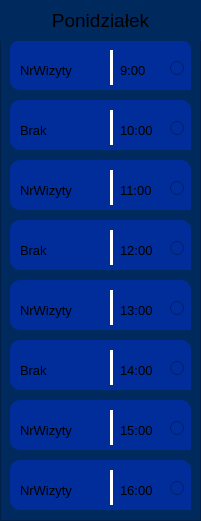
   <widget class="QFrame" name="frame_7">
    <property name="geometry">
     <rect>
      <x>30</x>
      <y>120</y>
      <width>201</width>
      <height>521</height>
     </rect>
    </property>
    <property name="styleSheet">
     <string notr="true">background-color: rgb(0, 41, 94);</string>
    </property>
    <property name="frameShape">
     <enum>QFrame::Shape::StyledPanel</enum>
    </property>
    <property name="frameShadow">
     <enum>QFrame::Shadow::Raised</enum>
    </property>
    <widget class="QFrame" name="frame_26">
     <property name="geometry">
      <rect>
       <x>10</x>
       <y>40</y>
       <width>181</width>
       <height>50</height>
      </rect>
     </property>
     <property name="styleSheet">
      <string notr="true">background-color: rgb(0, 45, 154);
border-radius: 10px;</string>
     </property>
     <property name="frameShape">
      <enum>QFrame::Shape::StyledPanel</enum>
     </property>
     <property name="frameShadow">
      <enum>QFrame::Shadow::Raised</enum>
     </property>
     <widget class="QLabel" name="label_31">
      <property name="geometry">
       <rect>
        <x>10</x>
        <y>10</y>
        <width>121</width>
        <height>41</height>
       </rect>
      </property>
      <property name="font">
       <font>
        <pointsize>10</pointsize>
        <bold>false</bold>
       </font>
      </property>
      <property name="layoutDirection">
       <enum>Qt::LayoutDirection::LeftToRight</enum>
      </property>
      <property name="styleSheet">
       <string notr="true"/>
      </property>
      <property name="text">
       <string>NrWizyty</string>
      </property>
      <property name="textFormat">
       <enum>Qt::TextFormat::RichText</enum>
      </property>
      <property name="alignment">
       <set>Qt::AlignmentFlag::AlignLeading|Qt::AlignmentFlag::AlignLeft|Qt::AlignmentFlag::AlignVCenter</set>
      </property>
     </widget>
     <widget class="Line" name="line_14">
      <property name="geometry">
       <rect>
        <x>100</x>
        <y>10</y>
        <width>3</width>
        <height>35</height>
       </rect>
      </property>
      <property name="styleSheet">
       <string notr="true">background-color: white;</string>
      </property>
      <property name="orientation">
       <enum>Qt::Orientation::Vertical</enum>
      </property>
     </widget>
     <widget class="QLabel" name="label_36">
      <property name="geometry">
       <rect>
        <x>110</x>
        <y>10</y>
        <width>131</width>
        <height>41</height>
       </rect>
      </property>
      <property name="font">
       <font>
        <pointsize>10</pointsize>
        <bold>false</bold>
       </font>
      </property>
      <property name="layoutDirection">
       <enum>Qt::LayoutDirection::LeftToRight</enum>
      </property>
      <property name="styleSheet">
       <string notr="true"/>
      </property>
      <property name="text">
       <string>9:00</string>
      </property>
      <property name="textFormat">
       <enum>Qt::TextFormat::RichText</enum>
      </property>
      <property name="alignment">
       <set>Qt::AlignmentFlag::AlignLeading|Qt::AlignmentFlag::AlignLeft|Qt::AlignmentFlag::AlignVCenter</set>
      </property>
     </widget>
     <widget class="QRadioButton" name="radioButton">
      <property name="geometry">
       <rect>
        <x>160</x>
        <y>15</y>
        <width>112</width>
        <height>26</height>
       </rect>
      </property>
      <property name="text">
       <string/>
      </property>
     </widget>
     <zorder>label_31</zorder>
     <zorder>label_36</zorder>
     <zorder>line_14</zorder>
     <zorder>radioButton</zorder>
    </widget>
    <widget class="QLabel" name="label_4">
     <property name="geometry">
      <rect>
       <x>0</x>
       <y>0</y>
       <width>201</width>
       <height>41</height>
      </rect>
     </property>
     <property name="font">
      <font>
       <pointsize>14</pointsize>
       <bold>false</bold>
      </font>
     </property>
     <property name="layoutDirection">
      <enum>Qt::LayoutDirection::RightToLeft</enum>
     </property>
     <property name="styleSheet">
      <string notr="true"/>
     </property>
     <property name="text">
      <string>Ponidziałek</string>
     </property>
     <property name="textFormat">
      <enum>Qt::TextFormat::RichText</enum>
     </property>
     <property name="alignment">
      <set>Qt::AlignmentFlag::AlignCenter</set>
     </property>
    </widget>
    <widget class="QFrame" name="frame_27">
     <property name="geometry">
      <rect>
       <x>10</x>
       <y>100</y>
       <width>181</width>
       <height>50</height>
      </rect>
     </property>
     <property name="styleSheet">
      <string notr="true">background-color: rgb(0, 45, 154);
border-radius: 10px;</string>
     </property>
     <property name="frameShape">
      <enum>QFrame::Shape::StyledPanel</enum>
     </property>
     <property name="frameShadow">
      <enum>QFrame::Shadow::Raised</enum>
     </property>
     <widget class="QLabel" name="label_41">
      <property name="geometry">
       <rect>
        <x>10</x>
        <y>10</y>
        <width>121</width>
        <height>41</height>
       </rect>
      </property>
      <property name="font">
       <font>
        <pointsize>10</pointsize>
        <bold>false</bold>
       </font>
      </property>
      <property name="layoutDirection">
       <enum>Qt::LayoutDirection::LeftToRight</enum>
      </property>
      <property name="styleSheet">
       <string notr="true"/>
      </property>
      <property name="text">
       <string>Brak</string>
      </property>
      <property name="textFormat">
       <enum>Qt::TextFormat::RichText</enum>
      </property>
      <property name="alignment">
       <set>Qt::AlignmentFlag::AlignLeading|Qt::AlignmentFlag::AlignLeft|Qt::AlignmentFlag::AlignVCenter</set>
      </property>
     </widget>
     <widget class="Line" name="line_19">
      <property name="geometry">
       <rect>
        <x>100</x>
        <y>10</y>
        <width>3</width>
        <height>35</height>
       </rect>
      </property>
      <property name="styleSheet">
       <string notr="true">background-color: white;</string>
      </property>
      <property name="orientation">
       <enum>Qt::Orientation::Vertical</enum>
      </property>
     </widget>
     <widget class="QLabel" name="label_42">
      <property name="geometry">
       <rect>
        <x>110</x>
        <y>10</y>
        <width>131</width>
        <height>41</height>
       </rect>
      </property>
      <property name="font">
       <font>
        <pointsize>10</pointsize>
        <bold>false</bold>
       </font>
      </property>
      <property name="layoutDirection">
       <enum>Qt::LayoutDirection::LeftToRight</enum>
      </property>
      <property name="styleSheet">
       <string notr="true"/>
      </property>
      <property name="text">
       <string>10:00</string>
      </property>
      <property name="textFormat">
       <enum>Qt::TextFormat::RichText</enum>
      </property>
      <property name="alignment">
       <set>Qt::AlignmentFlag::AlignLeading|Qt::AlignmentFlag::AlignLeft|Qt::AlignmentFlag::AlignVCenter</set>
      </property>
     </widget>
     <widget class="QRadioButton" name="radioButton_6">
      <property name="geometry">
       <rect>
        <x>160</x>
        <y>15</y>
        <width>112</width>
        <height>26</height>
       </rect>
      </property>
      <property name="text">
       <string/>
      </property>
     </widget>
    </widget>
    <widget class="QFrame" name="frame_28">
     <property name="geometry">
      <rect>
       <x>10</x>
       <y>160</y>
       <width>181</width>
       <height>50</height>
      </rect>
     </property>
     <property name="styleSheet">
      <string notr="true">background-color: rgb(0, 45, 154);
border-radius: 10px;</string>
     </property>
     <property name="frameShape">
      <enum>QFrame::Shape::StyledPanel</enum>
     </property>
     <property name="frameShadow">
      <enum>QFrame::Shadow::Raised</enum>
     </property>
     <widget class="QLabel" name="label_45">
      <property name="geometry">
       <rect>
        <x>10</x>
        <y>10</y>
        <width>121</width>
        <height>41</height>
       </rect>
      </property>
      <property name="font">
       <font>
        <pointsize>10</pointsize>
        <bold>false</bold>
       </font>
      </property>
      <property name="layoutDirection">
       <enum>Qt::LayoutDirection::LeftToRight</enum>
      </property>
      <property name="styleSheet">
       <string notr="true"/>
      </property>
      <property name="text">
       <string>NrWizyty</string>
      </property>
      <property name="textFormat">
       <enum>Qt::TextFormat::RichText</enum>
      </property>
      <property name="alignment">
       <set>Qt::AlignmentFlag::AlignLeading|Qt::AlignmentFlag::AlignLeft|Qt::AlignmentFlag::AlignVCenter</set>
      </property>
     </widget>
     <widget class="Line" name="line_21">
      <property name="geometry">
       <rect>
        <x>100</x>
        <y>10</y>
        <width>3</width>
        <height>35</height>
       </rect>
      </property>
      <property name="styleSheet">
       <string notr="true">background-color: white;</string>
      </property>
      <property name="orientation">
       <enum>Qt::Orientation::Vertical</enum>
      </property>
     </widget>
     <widget class="QLabel" name="label_46">
      <property name="geometry">
       <rect>
        <x>110</x>
        <y>10</y>
        <width>131</width>
        <height>41</height>
       </rect>
      </property>
      <property name="font">
       <font>
        <pointsize>10</pointsize>
        <bold>false</bold>
       </font>
      </property>
      <property name="layoutDirection">
       <enum>Qt::LayoutDirection::LeftToRight</enum>
      </property>
      <property name="styleSheet">
       <string notr="true"/>
      </property>
      <property name="text">
       <string>11:00</string>
      </property>
      <property name="textFormat">
       <enum>Qt::TextFormat::RichText</enum>
      </property>
      <property name="alignment">
       <set>Qt::AlignmentFlag::AlignLeading|Qt::AlignmentFlag::AlignLeft|Qt::AlignmentFlag::AlignVCenter</set>
      </property>
     </widget>
     <widget class="QRadioButton" name="radioButton_7">
      <property name="geometry">
       <rect>
        <x>160</x>
        <y>15</y>
        <width>112</width>
        <height>26</height>
       </rect>
      </property>
      <property name="text">
       <string/>
      </property>
     </widget>
    </widget>
    <widget class="QFrame" name="frame_29">
     <property name="geometry">
      <rect>
       <x>10</x>
       <y>340</y>
       <width>181</width>
       <height>50</height>
      </rect>
     </property>
     <property name="styleSheet">
      <string notr="true">background-color: rgb(0, 45, 154);
border-radius: 10px;</string>
     </property>
     <property name="frameShape">
      <enum>QFrame::Shape::StyledPanel</enum>
     </property>
     <property name="frameShadow">
      <enum>QFrame::Shadow::Raised</enum>
     </property>
     <widget class="QLabel" name="label_47">
      <property name="geometry">
       <rect>
        <x>10</x>
        <y>10</y>
        <width>121</width>
        <height>41</height>
       </rect>
      </property>
      <property name="font">
       <font>
        <pointsize>10</pointsize>
        <bold>false</bold>
       </font>
      </property>
      <property name="layoutDirection">
       <enum>Qt::LayoutDirection::LeftToRight</enum>
      </property>
      <property name="styleSheet">
       <string notr="true"/>
      </property>
      <property name="text">
       <string>Brak</string>
      </property>
      <property name="textFormat">
       <enum>Qt::TextFormat::RichText</enum>
      </property>
      <property name="alignment">
       <set>Qt::AlignmentFlag::AlignLeading|Qt::AlignmentFlag::AlignLeft|Qt::AlignmentFlag::AlignVCenter</set>
      </property>
     </widget>
     <widget class="Line" name="line_22">
      <property name="geometry">
       <rect>
        <x>100</x>
        <y>10</y>
        <width>3</width>
        <height>35</height>
       </rect>
      </property>
      <property name="styleSheet">
       <string notr="true">background-color: white;</string>
      </property>
      <property name="orientation">
       <enum>Qt::Orientation::Vertical</enum>
      </property>
     </widget>
     <widget class="QLabel" name="label_48">
      <property name="geometry">
       <rect>
        <x>110</x>
        <y>10</y>
        <width>131</width>
        <height>41</height>
       </rect>
      </property>
      <property name="font">
       <font>
        <pointsize>10</pointsize>
        <bold>false</bold>
       </font>
      </property>
      <property name="layoutDirection">
       <enum>Qt::LayoutDirection::LeftToRight</enum>
      </property>
      <property name="styleSheet">
       <string notr="true"/>
      </property>
      <property name="text">
       <string>14:00</string>
      </property>
      <property name="textFormat">
       <enum>Qt::TextFormat::RichText</enum>
      </property>
      <property name="alignment">
       <set>Qt::AlignmentFlag::AlignLeading|Qt::AlignmentFlag::AlignLeft|Qt::AlignmentFlag::AlignVCenter</set>
      </property>
     </widget>
     <widget class="QRadioButton" name="radioButton_8">
      <property name="geometry">
       <rect>
        <x>160</x>
        <y>15</y>
        <width>112</width>
        <height>26</height>
       </rect>
      </property>
      <property name="text">
       <string/>
      </property>
     </widget>
    </widget>
    <widget class="QFrame" name="frame_30">
     <property name="geometry">
      <rect>
       <x>10</x>
       <y>280</y>
       <width>181</width>
       <height>50</height>
      </rect>
     </property>
     <property name="styleSheet">
      <string notr="true">background-color: rgb(0, 45, 154);
border-radius: 10px;</string>
     </property>
     <property name="frameShape">
      <enum>QFrame::Shape::StyledPanel</enum>
     </property>
     <property name="frameShadow">
      <enum>QFrame::Shadow::Raised</enum>
     </property>
     <widget class="QLabel" name="label_97">
      <property name="geometry">
       <rect>
        <x>10</x>
        <y>10</y>
        <width>121</width>
        <height>41</height>
       </rect>
      </property>
      <property name="font">
       <font>
        <pointsize>10</pointsize>
        <bold>false</bold>
       </font>
      </property>
      <property name="layoutDirection">
       <enum>Qt::LayoutDirection::LeftToRight</enum>
      </property>
      <property name="styleSheet">
       <string notr="true"/>
      </property>
      <property name="text">
       <string>NrWizyty</string>
      </property>
      <property name="textFormat">
       <enum>Qt::TextFormat::RichText</enum>
      </property>
      <property name="alignment">
       <set>Qt::AlignmentFlag::AlignLeading|Qt::AlignmentFlag::AlignLeft|Qt::AlignmentFlag::AlignVCenter</set>
      </property>
     </widget>
     <widget class="Line" name="line_47">
      <property name="geometry">
       <rect>
        <x>100</x>
        <y>10</y>
        <width>3</width>
        <height>35</height>
       </rect>
      </property>
      <property name="styleSheet">
       <string notr="true">background-color: white;</string>
      </property>
      <property name="orientation">
       <enum>Qt::Orientation::Vertical</enum>
      </property>
     </widget>
     <widget class="QLabel" name="label_98">
      <property name="geometry">
       <rect>
        <x>110</x>
        <y>10</y>
        <width>131</width>
        <height>41</height>
       </rect>
      </property>
      <property name="font">
       <font>
        <pointsize>10</pointsize>
        <bold>false</bold>
       </font>
      </property>
      <property name="layoutDirection">
       <enum>Qt::LayoutDirection::LeftToRight</enum>
      </property>
      <property name="styleSheet">
       <string notr="true"/>
      </property>
      <property name="text">
       <string>13:00</string>
      </property>
      <property name="textFormat">
       <enum>Qt::TextFormat::RichText</enum>
      </property>
      <property name="alignment">
       <set>Qt::AlignmentFlag::AlignLeading|Qt::AlignmentFlag::AlignLeft|Qt::AlignmentFlag::AlignVCenter</set>
      </property>
     </widget>
     <widget class="QRadioButton" name="radioButton_9">
      <property name="geometry">
       <rect>
        <x>160</x>
        <y>15</y>
        <width>112</width>
        <height>26</height>
       </rect>
      </property>
      <property name="text">
       <string/>
      </property>
     </widget>
    </widget>
    <widget class="QFrame" name="frame_31">
     <property name="geometry">
      <rect>
       <x>10</x>
       <y>220</y>
       <width>181</width>
       <height>50</height>
      </rect>
     </property>
     <property name="styleSheet">
      <string notr="true">background-color: rgb(0, 45, 154);
border-radius: 10px;</string>
     </property>
     <property name="frameShape">
      <enum>QFrame::Shape::StyledPanel</enum>
     </property>
     <property name="frameShadow">
      <enum>QFrame::Shadow::Raised</enum>
     </property>
     <widget class="QLabel" name="label_99">
      <property name="geometry">
       <rect>
        <x>10</x>
        <y>10</y>
        <width>121</width>
        <height>41</height>
       </rect>
      </property>
      <property name="font">
       <font>
        <pointsize>10</pointsize>
        <bold>false</bold>
       </font>
      </property>
      <property name="layoutDirection">
       <enum>Qt::LayoutDirection::LeftToRight</enum>
      </property>
      <property name="styleSheet">
       <string notr="true"/>
      </property>
      <property name="text">
       <string>Brak</string>
      </property>
      <property name="textFormat">
       <enum>Qt::TextFormat::RichText</enum>
      </property>
      <property name="alignment">
       <set>Qt::AlignmentFlag::AlignLeading|Qt::AlignmentFlag::AlignLeft|Qt::AlignmentFlag::AlignVCenter</set>
      </property>
     </widget>
     <widget class="Line" name="line_48">
      <property name="geometry">
       <rect>
        <x>100</x>
        <y>10</y>
        <width>3</width>
        <height>35</height>
       </rect>
      </property>
      <property name="styleSheet">
       <string notr="true">background-color: white;</string>
      </property>
      <property name="orientation">
       <enum>Qt::Orientation::Vertical</enum>
      </property>
     </widget>
     <widget class="QLabel" name="label_100">
      <property name="geometry">
       <rect>
        <x>110</x>
        <y>10</y>
        <width>131</width>
        <height>41</height>
       </rect>
      </property>
      <property name="font">
       <font>
        <pointsize>10</pointsize>
        <bold>false</bold>
       </font>
      </property>
      <property name="layoutDirection">
       <enum>Qt::LayoutDirection::LeftToRight</enum>
      </property>
      <property name="styleSheet">
       <string notr="true"/>
      </property>
      <property name="text">
       <string>12:00</string>
      </property>
      <property name="textFormat">
       <enum>Qt::TextFormat::RichText</enum>
      </property>
      <property name="alignment">
       <set>Qt::AlignmentFlag::AlignLeading|Qt::AlignmentFlag::AlignLeft|Qt::AlignmentFlag::AlignVCenter</set>
      </property>
     </widget>
     <widget class="QRadioButton" name="radioButton_10">
      <property name="geometry">
       <rect>
        <x>160</x>
        <y>15</y>
        <width>112</width>
        <height>26</height>
       </rect>
      </property>
      <property name="text">
       <string/>
      </property>
     </widget>
    </widget>
    <widget class="QFrame" name="frame_32">
     <property name="geometry">
      <rect>
       <x>10</x>
       <y>400</y>
       <width>181</width>
       <height>50</height>
      </rect>
     </property>
     <property name="styleSheet">
      <string notr="true">background-color: rgb(0, 45, 154);
border-radius: 10px;</string>
     </property>
     <property name="frameShape">
      <enum>QFrame::Shape::StyledPanel</enum>
     </property>
     <property name="frameShadow">
      <enum>QFrame::Shadow::Raised</enum>
     </property>
     <widget class="QLabel" name="label_101">
      <property name="geometry">
       <rect>
        <x>10</x>
        <y>10</y>
        <width>121</width>
        <height>41</height>
       </rect>
      </property>
      <property name="font">
       <font>
        <pointsize>10</pointsize>
        <bold>false</bold>
       </font>
      </property>
      <property name="layoutDirection">
       <enum>Qt::LayoutDirection::LeftToRight</enum>
      </property>
      <property name="styleSheet">
       <string notr="true"/>
      </property>
      <property name="text">
       <string>NrWizyty</string>
      </property>
      <property name="textFormat">
       <enum>Qt::TextFormat::RichText</enum>
      </property>
      <property name="alignment">
       <set>Qt::AlignmentFlag::AlignLeading|Qt::AlignmentFlag::AlignLeft|Qt::AlignmentFlag::AlignVCenter</set>
      </property>
     </widget>
     <widget class="Line" name="line_49">
      <property name="geometry">
       <rect>
        <x>100</x>
        <y>10</y>
        <width>3</width>
        <height>35</height>
       </rect>
      </property>
      <property name="styleSheet">
       <string notr="true">background-color: white;</string>
      </property>
      <property name="orientation">
       <enum>Qt::Orientation::Vertical</enum>
      </property>
     </widget>
     <widget class="QLabel" name="label_102">
      <property name="geometry">
       <rect>
        <x>110</x>
        <y>10</y>
        <width>131</width>
        <height>41</height>
       </rect>
      </property>
      <property name="font">
       <font>
        <pointsize>10</pointsize>
        <bold>false</bold>
       </font>
      </property>
      <property name="layoutDirection">
       <enum>Qt::LayoutDirection::LeftToRight</enum>
      </property>
      <property name="styleSheet">
       <string notr="true"/>
      </property>
      <property name="text">
       <string>15:00</string>
      </property>
      <property name="textFormat">
       <enum>Qt::TextFormat::RichText</enum>
      </property>
      <property name="alignment">
       <set>Qt::AlignmentFlag::AlignLeading|Qt::AlignmentFlag::AlignLeft|Qt::AlignmentFlag::AlignVCenter</set>
      </property>
     </widget>
     <widget class="QRadioButton" name="radioButton_11">
      <property name="geometry">
       <rect>
        <x>160</x>
        <y>15</y>
        <width>112</width>
        <height>26</height>
       </rect>
      </property>
      <property name="text">
       <string/>
      </property>
     </widget>
    </widget>
    <widget class="QFrame" name="frame_33">
     <property name="geometry">
      <rect>
       <x>10</x>
       <y>460</y>
       <width>181</width>
       <height>50</height>
      </rect>
     </property>
     <property name="styleSheet">
      <string notr="true">background-color: rgb(0, 45, 154);
border-radius: 10px;</string>
     </property>
     <property name="frameShape">
      <enum>QFrame::Shape::StyledPanel</enum>
     </property>
     <property name="frameShadow">
      <enum>QFrame::Shadow::Raised</enum>
     </property>
     <widget class="QLabel" name="label_103">
      <property name="geometry">
       <rect>
        <x>10</x>
        <y>10</y>
        <width>121</width>
        <height>41</height>
       </rect>
      </property>
      <property name="font">
       <font>
        <pointsize>10</pointsize>
        <bold>false</bold>
       </font>
      </property>
      <property name="layoutDirection">
       <enum>Qt::LayoutDirection::LeftToRight</enum>
      </property>
      <property name="styleSheet">
       <string notr="true"/>
      </property>
      <property name="text">
       <string>NrWizyty</string>
      </property>
      <property name="textFormat">
       <enum>Qt::TextFormat::RichText</enum>
      </property>
      <property name="alignment">
       <set>Qt::AlignmentFlag::AlignLeading|Qt::AlignmentFlag::AlignLeft|Qt::AlignmentFlag::AlignVCenter</set>
      </property>
     </widget>
     <widget class="Line" name="line_50">
      <property name="geometry">
       <rect>
        <x>100</x>
        <y>10</y>
        <width>3</width>
        <height>35</height>
       </rect>
      </property>
      <property name="styleSheet">
       <string notr="true">background-color: white;</string>
      </property>
      <property name="orientation">
       <enum>Qt::Orientation::Vertical</enum>
      </property>
     </widget>
     <widget class="QLabel" name="label_104">
      <property name="geometry">
       <rect>
        <x>110</x>
        <y>10</y>
        <width>131</width>
        <height>41</height>
       </rect>
      </property>
      <property name="font">
       <font>
        <pointsize>10</pointsize>
        <bold>false</bold>
       </font>
      </property>
      <property name="layoutDirection">
       <enum>Qt::LayoutDirection::LeftToRight</enum>
      </property>
      <property name="styleSheet">
       <string notr="true"/>
      </property>
      <property name="text">
       <string>16:00</string>
      </property>
      <property name="textFormat">
       <enum>Qt::TextFormat::RichText</enum>
      </property>
      <property name="alignment">
       <set>Qt::AlignmentFlag::AlignLeading|Qt::AlignmentFlag::AlignLeft|Qt::AlignmentFlag::AlignVCenter</set>
      </property>
     </widget>
     <widget class="QRadioButton" name="radioButton_12">
      <property name="geometry">
       <rect>
        <x>160</x>
        <y>15</y>
        <width>112</width>
        <height>26</height>
       </rect>
      </property>
      <property name="text">
       <string/>
      </property>
     </widget>
    </widget>
   </widget>
